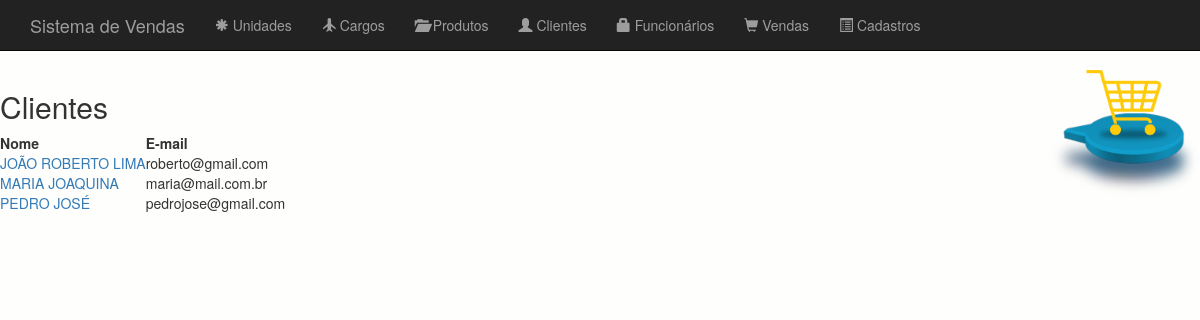
The page /appvendas/clientes/ on the database as committed earlier.
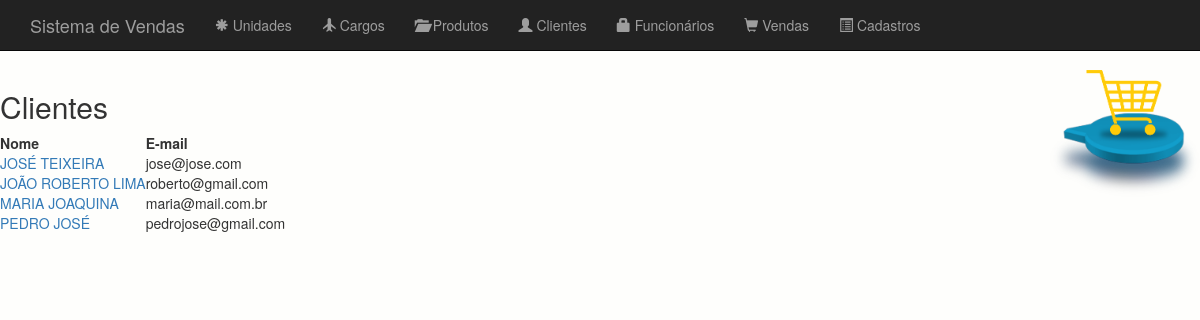
The same page on the database as committed later.
### appvendas/models.py (models this page shows, shortened)
class Pessoa(models.Model):
    nome=models.CharField("Nome",max_length=255)
    email=models.EmailField("E-Mail",max_length=200)
    telefone=models.CharField("Telefone",max_length=16)

class Cliente(Pessoa):
    endereco=models.CharField("Endereço",max_length=255)

class Pessoa(models.Model):
    nome=models.CharField("Nome",max_length=255)
    email=models.EmailField("E-Mail",max_length=200)
    telefone=models.CharField("Telefone",max_length=16)

### appvendas/views.py (the view)
def listarclientes(request):
    clientes=Cliente.objects.all().order_by('nome')
    lista={'clientes':clientes}
    return render(request,'clientes.html',lista)

### templates/clientes.html
{% extends 'base.html' %}
{% block conteudo %}
    <h2>Clientes</h2>
<table>
  <tr>
    <th>Nome</th>
    <th>E-mail</th>
  </tr>
    {% for cliente in clientes %}
        <tr>
            <td><a href="{% url 'exibircliente' cliente.id %}"> {{ cliente.nome | upper }}</a></td>
            <td>{{ cliente.email }}</td>
        </tr>
    {% endfor %}
</table>
{% endblock %}

Rows that differ between the two databases and show on the page:
added Cliente: nome "JOSÉ TEIXEIRA", email "jose@jose.com"
